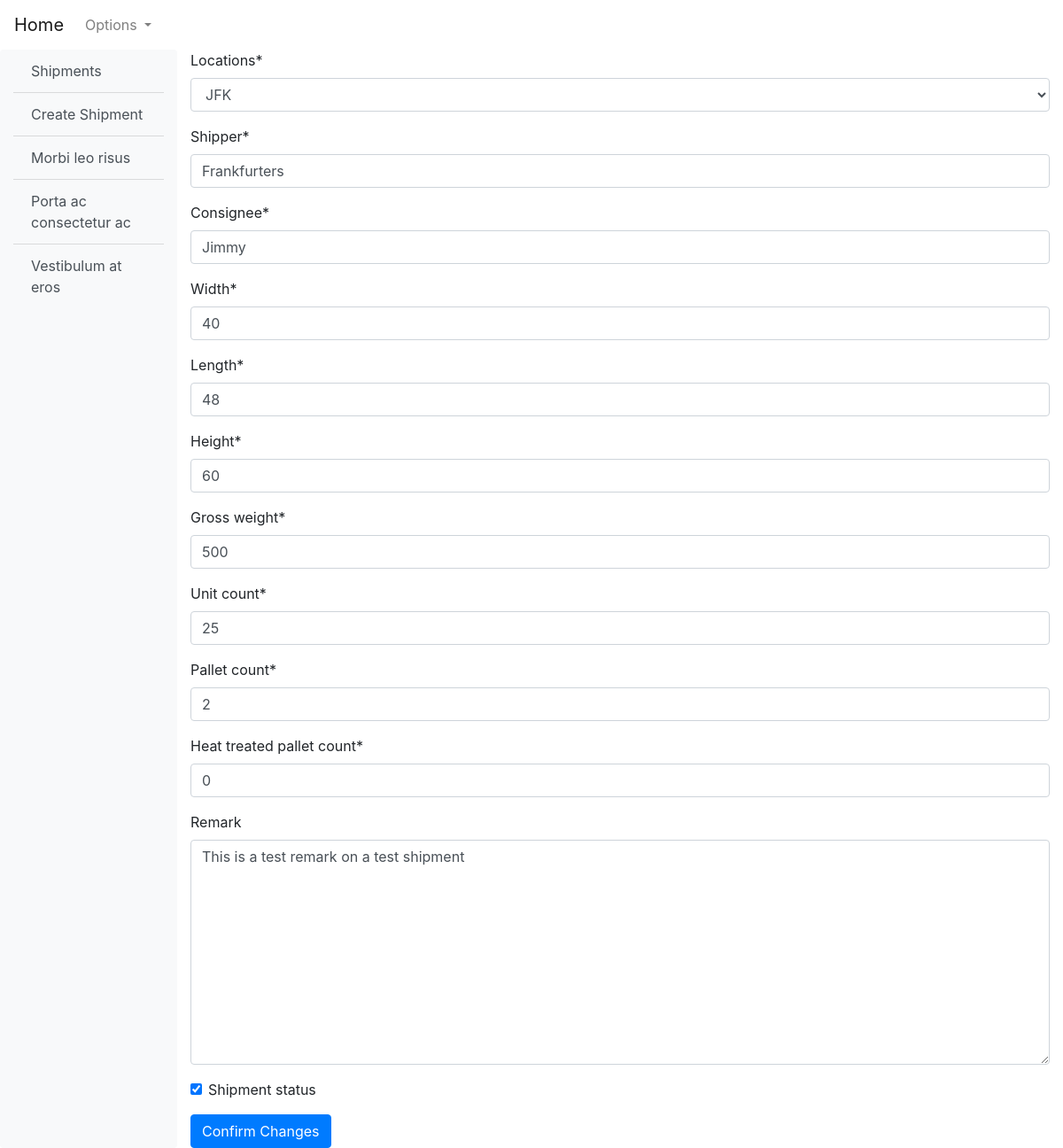
The page /shipments/update/1 on the database its author committed.
### shipments/models.py (models this page shows, shortened)
class ShippingUnits(models.Model):
    LOCATIONS = (
        ("JFK", "JFK"),
        ("LAX", "LAX"),
        ("ORD", "ORD"),
    )
    locations = models.CharField(
        max_length=3,
        choices=LOCATIONS,
        default="JFK",
    )
    on_hand = models.AutoField(
        primary_key=True,
        editable=False,
    )
    shipper = models.CharField(max_length=50)
    consignee = models.CharField(max_length=50)
    width = models.PositiveIntegerField()
    length = models.PositiveIntegerField()
    height = models.PositiveIntegerField()
    gross_weight = models.PositiveIntegerField()
    unit_count = models.PositiveIntegerField()
    pallet_count = models.PositiveIntegerField()
    heat_treated_pallet_count = models.PositiveIntegerField()
    remark = models.TextField(null=True, blank=True)
    shipment_status = models.BooleanField(default=False)
    create_date = models.DateField(auto_now_add=True)
    release_date = models.DateField(null=True, blank=True)
    hawb = models.CharField(max_length=15, null=True, blank=True)
    mawb = models.ForeignKey(
        Consols,
        on_delete=models.CASCADE,
        related_name="mawbs",
        null=True,
        blank=True,
    )
    user = models.ForeignKey(
        "users.CustomUser",
        on_delete=models.CASCADE,
    )
    class Meta:
        ordering = ("on_hand",)
        permissions = (
            ("can_add_shipment", "Can add a shipping unit"),
            ("can_modify", "Can modify a shipment"),
            ("can_release", "Can release a shipment"),
            ("can_delete", "Can erase a shipment from existence"),
        )
        verbose_name = "Shipping Unit"

### shipments/views.py (the view)
class UpdateShipmentView(UpdateView):
    model = ShippingUnits
    fields = (
        "locations",
        "shipper",
        "consignee",
        "width",
        "length",
        "height",
        "gross_weight",
        "unit_count",
        "pallet_count",
        "heat_treated_pallet_count",
        "remark",
        "shipment_status",
    )
    template_name = "shipments/shipment_update.html"

### templates/shipments/shipment_update.html (shortened to what this page needs)
{% extends '_base.html' %}
{% load crispy_forms_tags %}
{% block content %}
    <form method="post">
        {{ form|crispy }}
        <button type="submit" class="btn btn-primary">Confirm Changes</button>
    </form>
{% endblock content %}

### rows shown on the page
ShippingUnits: locations "JFK", shipper "Frankfurters", consignee "Jimmy", width "40", length "48", height "60", gross_weight "500", unit_count "25", pallet_count "2", heat_treated_pallet_count "0", remark "This is a test remark on a test shipment", shipment_status "☑"
